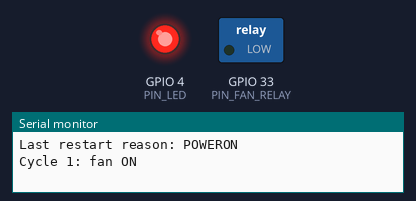
Bench run of a sketch on a simulated ESP32. Shown: switched loads named in the sketch (green lamp = pin HIGH), output pins drawn as LEDs (lit = HIGH), the last lines printed to the serial monitor.

Above: at 2.0 s.
At 5.0 s:
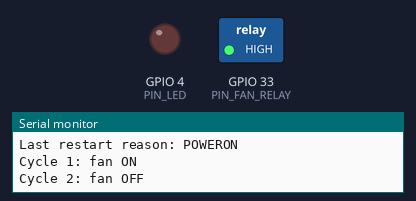
Timing chart, 0 to 8.3 s (numbered marks = the images above):
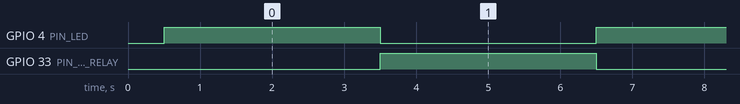

Measured:
- by itself, GPIO 4 (PIN_LED), GPIO 33 (PIN_FAN_RELAY): alternates HIGH for 3.0 s and LOW for 3.0 s

The sketch:

module05_restart_detective.ino
```cpp
// Module 5 - Practice 8: a "restart detective" for testing the power supply
// When it starts, this sketch prints the REASON for the last restart, using the same words
// as the reset_reason field in Syllabus Appendix A: POWERON, BROWNOUT, SW, PANIC,
// WDT, DEEPSLEEP, or UNKNOWN.
// After that, the fan relay (D33) turns on and off in turn every 3 seconds.

#include <esp_system.h>  // for esp_reset_reason()

const int PIN_LED = 4;         // status LED
const int PIN_FAN_RELAY = 33;  // fan relay, active LOW
const int PAUSE_MS = 3000;     // milliseconds

int cycle = 0;  // counted again from 0 every time the ESP32 restarts

// Turns the restart reason code into a word that is easy to read.
String resetReasonName() {
  esp_reset_reason_t reason = esp_reset_reason();
  if (reason == ESP_RST_POWERON) {
    return "POWERON";  // just powered on, EN button pressed, or a program has finished uploading
  }
  if (reason == ESP_RST_BROWNOUT) {
    return "BROWNOUT";  // the voltage briefly dropped too low
  }
  if (reason == ESP_RST_SW) {
    return "SW";  // the program itself asked for a restart
  }
  if (reason == ESP_RST_PANIC) {
    return "PANIC";  // the program crashed
  }
  if (reason == ESP_RST_INT_WDT || reason == ESP_RST_TASK_WDT || reason == ESP_RST_WDT) {
    return "WDT";  // a "watchdog" restarted a stuck program (Module 8)
  }
  if (reason == ESP_RST_DEEPSLEEP) {
    return "DEEPSLEEP";  // woke up from deep sleep (Module 9)
  }
  return "UNKNOWN";  // some other reason that rarely happens
}

void setup() {
  Serial.begin(115200);
  delay(500);
  pinMode(PIN_LED, OUTPUT);
  pinMode(PIN_FAN_RELAY, OUTPUT);
  digitalWrite(PIN_FAN_RELAY, HIGH);  // the relay releases: the fan starts out off

  String reason = resetReasonName();
  Serial.println();
  Serial.println("Last restart reason: " + reason);
  if (reason == "BROWNOUT") {
    Serial.println(">> The voltage dropped for a moment! Move the loads (fan, pump, servo) to the MB102.");
  }
}

void loop() {
  cycle++;
  if (cycle % 2 == 1) {
    digitalWrite(PIN_FAN_RELAY, LOW);  // the fan runs
    digitalWrite(PIN_LED, HIGH);
    Serial.print("Cycle ");
    Serial.print(cycle);
    Serial.println(": fan ON");
  } else {
    digitalWrite(PIN_FAN_RELAY, HIGH);  // the fan stops
    digitalWrite(PIN_LED, LOW);
    Serial.print("Cycle ");
    Serial.print(cycle);
    Serial.println(": fan OFF");
  }
  delay(PAUSE_MS);
}
```
